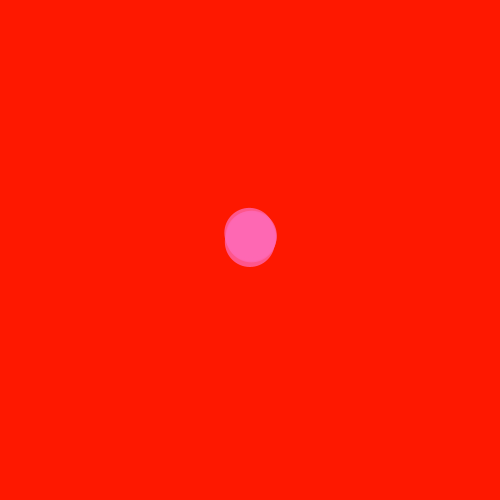
Frame 1 (no input)
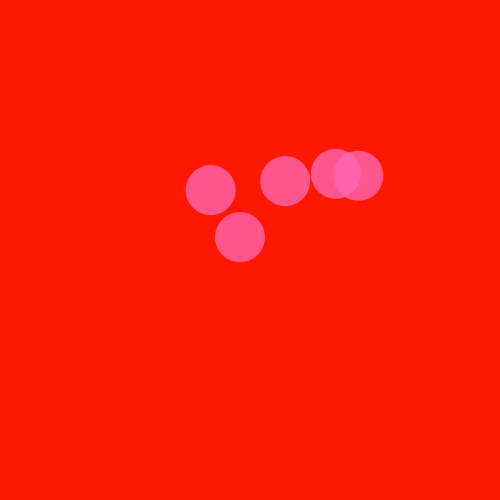
Frame 60 (the mouse pressed at the canvas centre just before this capture)
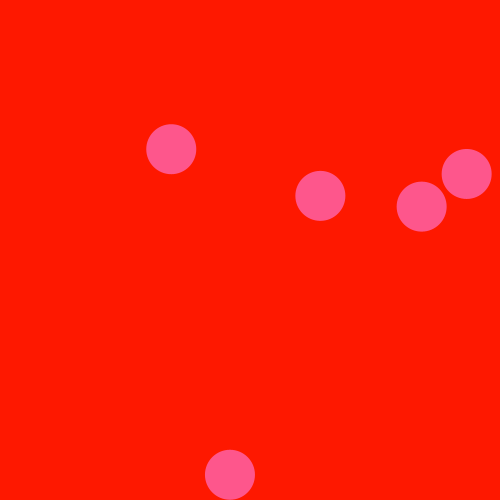
Frame 120 (the mouse held since frame 60 and released just before this capture)

The Processing sketch that drew these frames (run headless with seeded random() and noise(); from frame 60 on, the mouse is pressed at the canvas centre):

// Processing sketch: processing_106087
// ── processing_106087.pde

int numCircle=5;
float []xPos= new float[numCircle];//explain what new int means
float []yPos= new float [numCircle];
float []xSpeed= new float[numCircle];
float []ySpeed= new float[numCircle];
float gravity=1;


void setup () {
  size (500, 500);
  smooth(); 
  noStroke(); 
  colorMode(RGB, 256);
  for (int apple = 0; apple < numCircle; apple++) {
    xPos[apple]=250;
    yPos[apple]=250;
    xSpeed[apple]=random(-2,2);
    ySpeed[apple]=random(-20,0);
  }
}

//missing arrays?

void draw() {
  background(255, 25, 0);
  fill(255, 105, 180, 200);
  for (int plum = 0; plum < numCircle; plum++) {
    if (xPos[plum] > width || xPos[plum]<0) {
      xSpeed[plum]=(xSpeed[plum]*-1); //-1 means you're subtracting number
    }
    if (yPos[plum] > height-25 || yPos[plum]<0) {
      if (yPos[plum]>height-25){
        yPos[plum]=height-25;}
      ySpeed[plum]=(ySpeed[plum]*-1);
    }
    ySpeed[plum]=ySpeed[plum]+gravity;
    xPos[plum]=xPos[plum]+xSpeed[plum];
    yPos[plum]=yPos[plum]+ySpeed[plum];
    ellipse (xPos[plum], yPos[plum], 50,50);
  }

 
}
